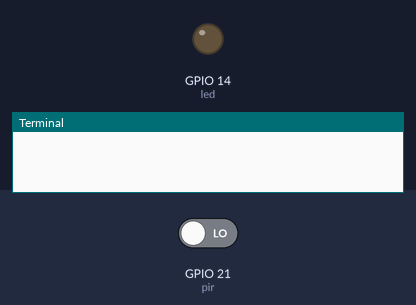
Bench run of a program on a simulated Raspberry Pi (BCM pin numbers). Shown: output pins drawn as LEDs (lit = HIGH), the last lines printed to the terminal. Inputs (shaded band) come from the test bench; at power-on: GPIO 21 (pir) LOW. The clock reads 2024-03-15 10:24:30 at power-on unless the program sets it; the camera gives no picture and a still takes 0.5 s.

Above: at 1.2 s.
1.3 s: GPIO 21 (pir) driven HIGH
At 1.8 s:
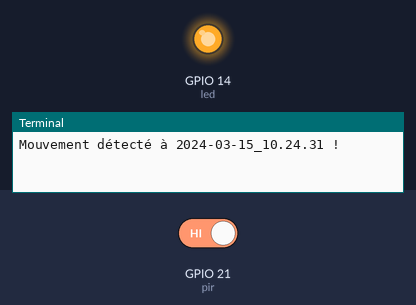
2.8 s: GPIO 21 (pir) driven LOW
At 4.1 s:
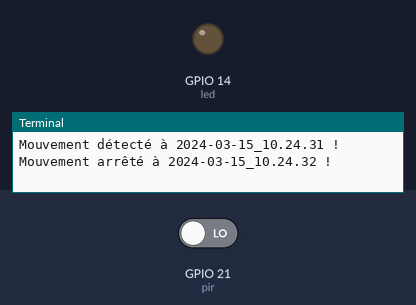
Timing chart, 0 to 5.8 s (numbered marks = the images above; inputs shaded):
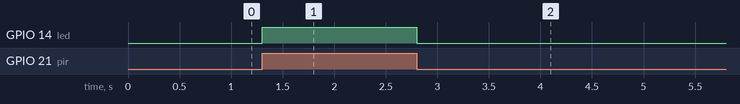

Measured:
- after the input at 1.3 s, GPIO 14 (led): LOW → HIGH at once
- after the input at 2.8 s, GPIO 14 (led): HIGH → LOW at once

The program:

video-mvnt.py
```python
from gpiozero import MotionSensor
from gpiozero import LED
from picamera import PiCamera
from datetime import datetime
from time import sleep

pir      = MotionSensor(21)
camera   = PiCamera()
led      = LED(14)

while True:

    pir.wait_for_motion()

    t = datetime.now().strftime("%Y-%m-%d_%H.%M.%S")
    print("Mouvement détecté à", t, "!")
    led.on()

    video = '/home/pi/video_mouvements/' + t + ".h264"
    camera.start_recording(video)

    fileName = '/home/pi/video_mouvements/' + t + ".jpeg"
    camera.capture(fileName)

    pir.wait_for_no_motion()

    t = datetime.now().strftime("%Y-%m-%d_%H.%M.%S")
    print("Mouvement arrêté à", t, "!\n")
    led.off()

    camera.stop_recording()
```
